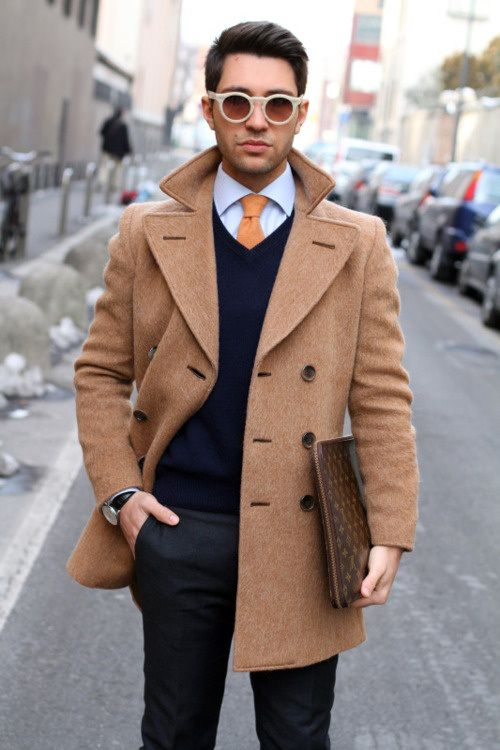
#> input picture Special Topics in Computer Vision/Common Functions/casuallook.jpg, 500 x 750 px
$ jupyter execute 'Cropping an Image.ipynb'
#> lines starting #> are read from the running program, lines starting #| are printed output that depends on the picture
[cell 1]
import cv2
import numpy as np

def crop_image(image, dimensions):
    image_dims = image.shape
    h_s, h_e, w_s, w_e = dimensions
    width_dims = [w_s, w_e]
    height_dims = [h_s, h_e]
    np.clip(height_dims, a_min=0, a_max=image_dims[0])
    np.clip(width_dims, a_min=0, a_max=image_dims[1])
    crop_image = image[height_dims[0]:height_dims[1], width_dims[0]:width_dims[1]]
    return crop_image

img = cv2.imread("casuallook.jpg")
#> img is the input picture: shape (750, 500, 3); mean B, G, R 128.8, 132.2, 145
dimension = [0,500,0,300]
cropped_image = crop_image(image=img, dimensions=dimension)
#> in crop_image, `crop_image = image[height_dims[0]:height_dims[1], width_dims[0]:width_..`:
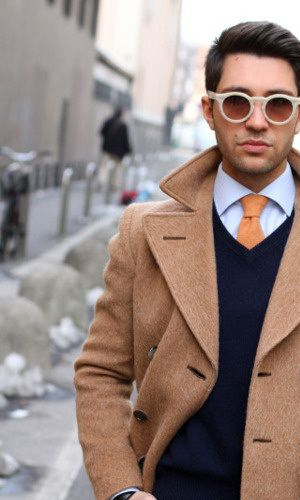
#> crop_image: shape (500, 300, 3); mean B, G, R 125.8, 131.5, 148.7

cv2.imshow('A cropped Image', cropped_image)
cv2.waitKey(0)
cv2.destroyAllWindows()


$ run again, with Special Topics in Computer Vision/Common Functions/BGR.png saved as Special Topics in Computer Vision/Common Functions/casuallook.jpg
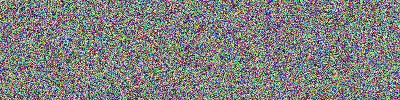
#> input picture Special Topics in Computer Vision/Common Functions/BGR.png, 400 x 100 px
#> img is the input picture: shape (100, 400, 3); mean B, G, R 126.9, 127.8, 127.3
#> in crop_image, `crop_image = image[height_dims[0]:height_dims[1], width_dims[0]:width_..`:
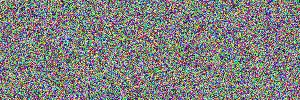
#> crop_image: shape (100, 300, 3); mean B, G, R 126.5, 127.6, 127.6
